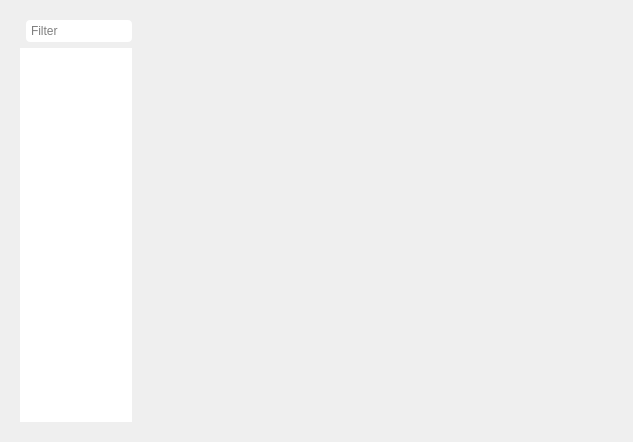
<?xml version="1.0" encoding="UTF-8"?>
<ui version="4.0">
 <class>Form</class>
 <widget class="QWidget" name="Form">
  <property name="geometry">
   <rect>
    <x>0</x>
    <y>0</y>
    <width>633</width>
    <height>442</height>
   </rect>
  </property>
  <property name="windowTitle">
   <string>Form</string>
  </property>
  <layout class="QGridLayout" name="gridLayout_4">
   <item row="1" column="1">
    <widget class="QFrame" name="frame">
     <property name="frameShape">
      <enum>QFrame::NoFrame</enum>
     </property>
     <property name="frameShadow">
      <enum>QFrame::Plain</enum>
     </property>
     <layout class="QGridLayout" name="gridLayout_3">
      <item row="0" column="0">
       <widget class="QLabel" name="image">
        <property name="text">
         <string/>
        </property>
        <property name="scaledContents">
         <bool>false</bool>
        </property>
        <property name="alignment">
         <set>Qt::AlignCenter</set>
        </property>
       </widget>
      </item>
     </layout>
    </widget>
   </item>
   <item row="1" column="0" rowspan="3">
    <widget class="QFrame" name="frame_2">
     <property name="sizePolicy">
      <sizepolicy hsizetype="Fixed" vsizetype="Preferred">
       <horstretch>0</horstretch>
       <verstretch>0</verstretch>
      </sizepolicy>
     </property>
     <property name="maximumSize">
      <size>
       <width>130</width>
       <height>16777215</height>
      </size>
     </property>
     <property name="frameShape">
      <enum>QFrame::NoFrame</enum>
     </property>
     <property name="frameShadow">
      <enum>QFrame::Plain</enum>
     </property>
     <layout class="QGridLayout" name="gridLayout">
      <item row="0" column="1">
       <widget class="QLineEdit" name="line_search">
        <property name="styleSheet">
         <string notr="true">padding: 3px; border-radius: 4px;</string>
        </property>
        <property name="frame">
         <bool>false</bool>
        </property>
        <property name="placeholderText">
         <string>Filter</string>
        </property>
       </widget>
      </item>
      <item row="1" column="0" colspan="2">
       <widget class="QListWidget" name="list_widget">
        <property name="styleSheet">
         <string notr="true"/>
        </property>
        <property name="frameShape">
         <enum>QFrame::NoFrame</enum>
        </property>
        <property name="frameShadow">
         <enum>QFrame::Plain</enum>
        </property>
        <property name="gridSize">
         <size>
          <width>30</width>
          <height>30</height>
         </size>
        </property>
       </widget>
      </item>
     </layout>
    </widget>
   </item>
   <item row="2" column="1">
    <widget class="QLabel" name="title">
     <property name="sizePolicy">
      <sizepolicy hsizetype="Preferred" vsizetype="Fixed">
       <horstretch>0</horstretch>
       <verstretch>0</verstretch>
      </sizepolicy>
     </property>
     <property name="font">
      <font>
       <pointsize>12</pointsize>
      </font>
     </property>
     <property name="cursor">
      <cursorShape>IBeamCursor</cursorShape>
     </property>
     <property name="text">
      <string/>
     </property>
     <property name="alignment">
      <set>Qt::AlignCenter</set>
     </property>
     <property name="textInteractionFlags">
      <set>Qt::LinksAccessibleByMouse|Qt::TextSelectableByMouse</set>
     </property>
    </widget>
   </item>
   <item row="3" column="1">
    <widget class="QFrame" name="frame_3">
     <property name="sizePolicy">
      <sizepolicy hsizetype="Preferred" vsizetype="Fixed">
       <horstretch>0</horstretch>
       <verstretch>0</verstretch>
      </sizepolicy>
     </property>
     <property name="frameShape">
      <enum>QFrame::NoFrame</enum>
     </property>
     <property name="frameShadow">
      <enum>QFrame::Plain</enum>
     </property>
     <layout class="QGridLayout" name="gridLayout_2">
      <item row="0" column="0">
       <widget class="QTextEdit" name="text_edit">
        <property name="font">
         <font>
          <pointsize>10</pointsize>
         </font>
        </property>
        <property name="styleSheet">
         <string notr="true">background: transparent;</string>
        </property>
        <property name="frameShape">
         <enum>QFrame::NoFrame</enum>
        </property>
        <property name="frameShadow">
         <enum>QFrame::Plain</enum>
        </property>
        <property name="readOnly">
         <bool>true</bool>
        </property>
       </widget>
      </item>
     </layout>
    </widget>
   </item>
  </layout>
 </widget>
 <resources/>
 <connections/>
</ui>
